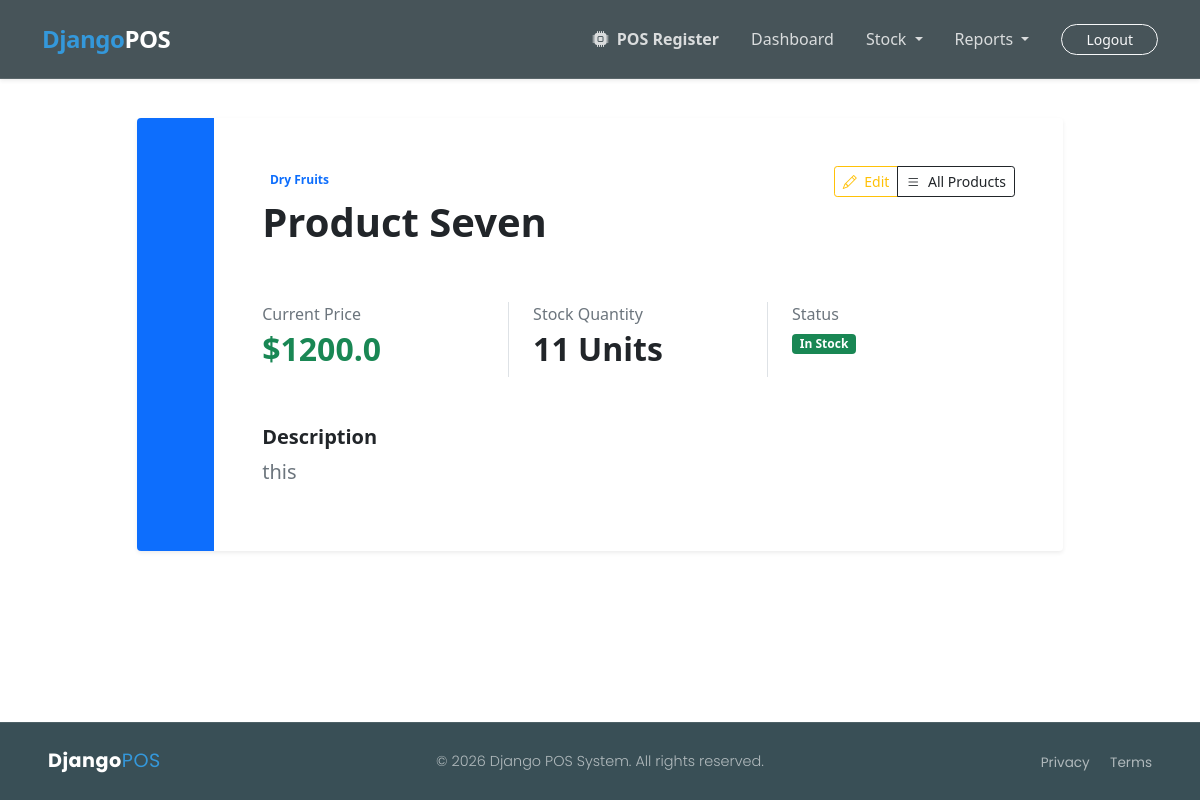
The app's page /app-pos/product/detail/8/ (signed in), older data.
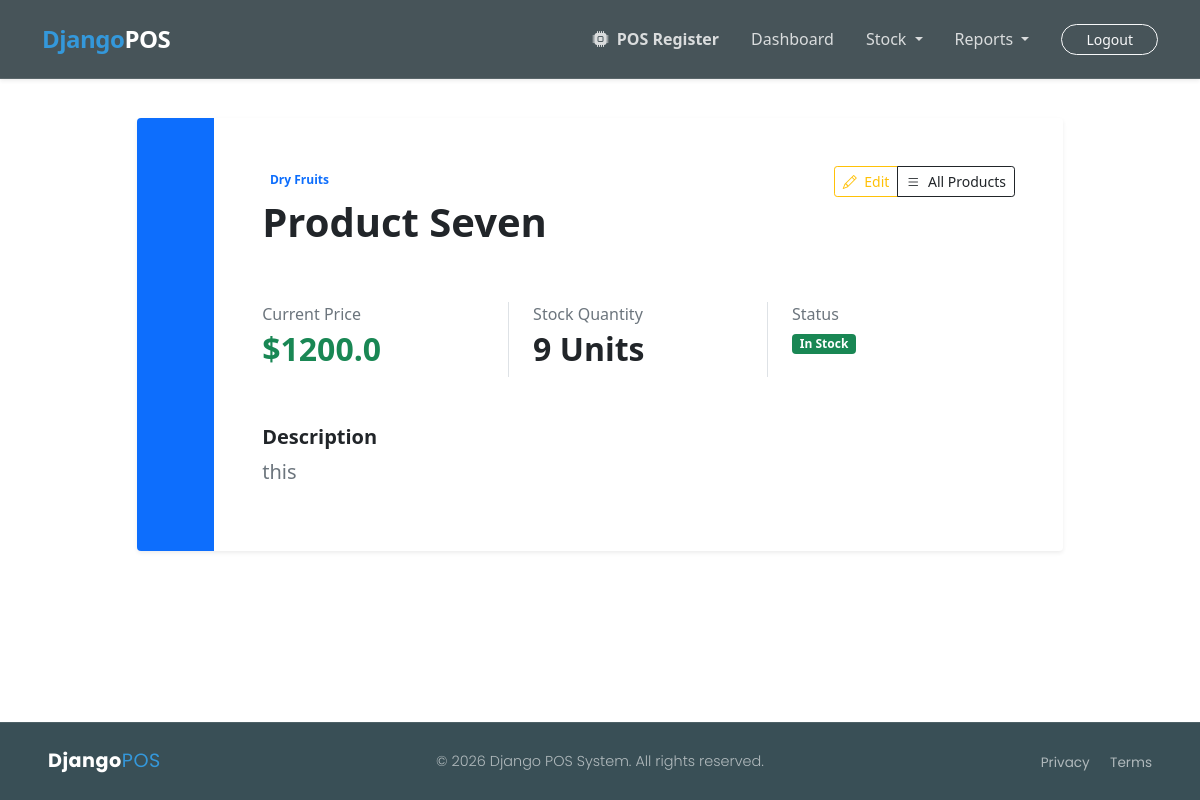
The same page, newer data.
### app_pos/models.py (models this page shows, shortened)
class Product(models.Model):
    product_title = models.CharField(max_length=200, null=False, blank=False)
    product_category = models.ForeignKey(Category, on_delete=models.CASCADE,
                                          null=False, blank=False)
    product_price = models.FloatField(null=False, blank=False)
    product_description = models.TextField(null=True, blank=True)
    product_quantity = models.IntegerField(null=False, blank=False, default=0)
    cost_price = models.FloatField(null=False, blank=False, default=0.0)
    is_active = models.BooleanField(default=True)
    created_at = models.DateTimeField(default=timezone.now())

class Category(models.Model):
    category_name = models.CharField(max_length=100, null=False, blank=False)
    category_description = models.TextField(null=True, blank=True)
    is_active = models.BooleanField(default=True)
    created_at = models.DateTimeField(default=timezone.now())
    def __str__(self):
        return self.category_name

### app_pos/views.py (the view)
# urls.py: path('product/detail/<int:pk>/', product_detail, name="product.detail"),
@login_required(login_url="login")
def product_detail(request, pk):
    data = Product.objects.get(id=pk)
    context = {"title": "Product Details", "data": data}
    return render(request, "product_detail.html", context)

### app_pos/templates/product_detail.html (shortened to what this page needs)
{% extends 'base.html' %}
{% block body_content %}
<section class="container py-5">
    <div class="row justify-content-center">
        <div class="col-lg-10">
            <div class="card border-0 shadow-sm overflow-hidden">
                <div class="row g-0">
                    <div class="col-md-1 bg-primary d-none d-md-block"></div>
                    <div class="col-md-11 p-5">
                        <div class="d-flex justify-content-between align-items-start mb-4">
                            <div>
                                <span class="badge bg-primary-soft text-primary rounded-pill mb-2">{{ data.product_category }}</span>
                                <h1 class="fw-bold">{{ data.product_title }}</h1>
                            </div>
                            <div class="btn-group">
                                <a href="{% url 'product.edit' pk=data.id %}" class="btn btn-outline-warning btn-sm"><i class="bi bi-pencil me-1"></i> Edit</a>
                                <a href="{% url 'product.list' %}" class="btn btn-outline-dark btn-sm"><i class="bi bi-list me-1"></i> All Products</a>
                            </div>
                        </div>
                        <div class="row mt-5">
                            <div class="col-md-4 border-end">
                                <p class="text-muted mb-1">Current Price</p>
                                <h2 class="text-success fw-bold">${{ data.product_price }}</h2>
                            </div>
                            <div class="col-md-4 border-end ps-md-4">
                                <p class="text-muted mb-1">Stock Quantity</p>
                                <h2 class="fw-bold">{{ data.product_quantity }} Units</h2>
                            </div>
                            <div class="col-md-4 ps-md-4">
                                <p class="text-muted mb-1">Status</p>
                                {% if data.product_quantity > 0 %}
                                <span class="badge bg-success">In Stock</span>
                                {% else %}
                                <span class="badge bg-danger">Out of Stock</span>
                                {% endif %}
                            </div>
                        </div>
                        <div class="mt-5">
                            <h5 class="fw-bold">Description</h5>
                            <p class="text-muted lead">{{ data.product_description|default:"No description provided." }}</p>
                        </div>
                    </div>
                </div>
            </div>
        </div>
    </div>
</section>
{% endblock %}

Row changes from the older to the newer data that the page shows:
changed Product "Product Seven": product_quantity "11" → "9"
